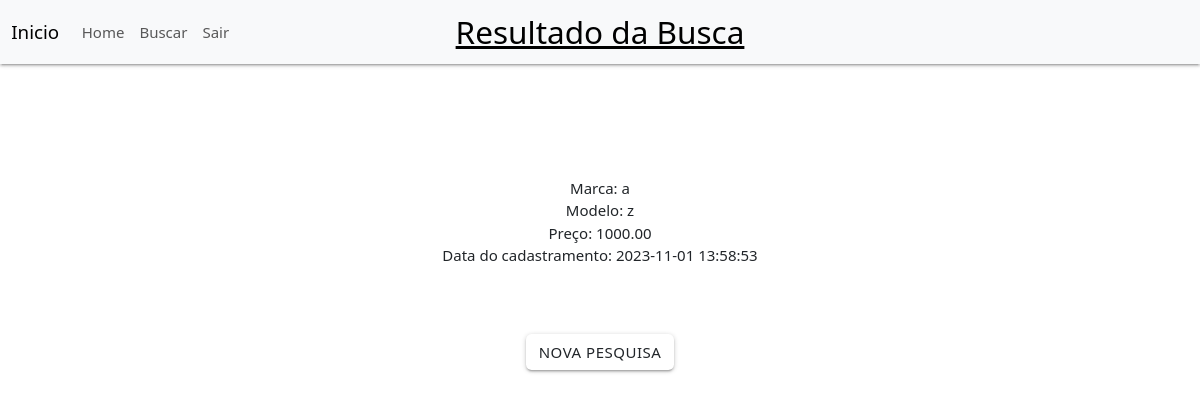
Page /buscaUsuario.php (signed in) on the committed database.
### tables this page shows
CREATE TABLE IF NOT EXISTS `carro` (
  `id` int(11) NOT NULL AUTO_INCREMENT,
  `marca` varchar(255) NOT NULL,
  `modelo` varchar(255) NOT NULL,
  `preco` decimal(10,2) NOT NULL,
  `dt_cadastro` timestamp NOT NULL DEFAULT CURRENT_TIMESTAMP ON UPDATE CURRENT_TIMESTAMP,
  `Km` int(11) DEFAULT NULL,
  `nomealugado` varchar(50) DEFAULT NULL,
  PRIMARY KEY (`id`)
);

### buscaUsuario.php (the view, shortened to what this page needs)
<!DOCTYPE html>
<html>
<head>
 <link rel="stylesheet" href="https://cdnjs.cloudflare.com/ajax/libs/materialize/1.0.0/css/materialize.min.css">
 <link href="https://cdn.jsdelivr.net/npm/bootstrap@5.3.2/dist/css/bootstrap.min.css" rel="stylesheet">
</head>
<body>
    <nav class="navbar navbar-expand-lg bg-body-tertiary">
    <div class="container-fluid">
    <a href="buscar.php" class="brand-logo center" style="color: black">Resultado da Busca</a>
    <a href="index.php" class="navbar-brand">Inicio</a>
      <ul id="nav-mobile" class="navbar-nav me-auto mb-2 mb-lg-0">
        <li class="nav-item"><a class="nav-link" href="index.php">Home</a></li>
        <li class="nav-item"><a class="nav-link" href="buscar.php">Buscar</a></li>
        <li class="nav-item"><a class="nav-link" href="logout.php">Sair</a></li>
      </ul>
    </div>
  </nav>
<br>
<br>
<br>
<br>
<br>
</body>
</html>
<?php
	$servidor = "localhost";
	$usuario = "root";
	$senha = "";
	$dbname = "locadora";
	$conn = mysqli_connect($servidor, $usuario, $senha, $dbname);
	$pesquisar = $_POST['pesquisar'];
	$result_cursos = "SELECT * FROM carro WHERE marca LIKE '%$pesquisar%' LIMIT 5";
	$resultado_cursos = mysqli_query($conn, $result_cursos);
    if($rows_cursos = mysqli_fetch_array($resultado_cursos)){
		echo "Marca: ".$rows_cursos['marca']."<br>";
        echo "Modelo: ".$rows_cursos['modelo']."<br>";
        echo "Preço: ".$rows_cursos['preco']."<br>";
        echo "Data do cadastramento: ".$rows_cursos['dt_cadastro']."<br><br><br><br>";
        echo"<td><a class='btn waves-effect waves-light' href='buscar.php'>Nova pesquisa</a> </td>";
	}
else {
       echo "Nenhuma marca foi encontrada no Banco de dados.<br><br><br><br>";
    echo"<td><a class='btn waves-effect waves-light' href='buscar.php'>Nova pesquisa</a> </td>";
}
?>

### buscaUsuario.php (style rules this page uses)
* { color:white; text-align: center; color: black; }

### rows in the picture
carro: marca "a", modelo "z", preco "1000.00", dt_cadastro "2023-11-01 13:58:53"
